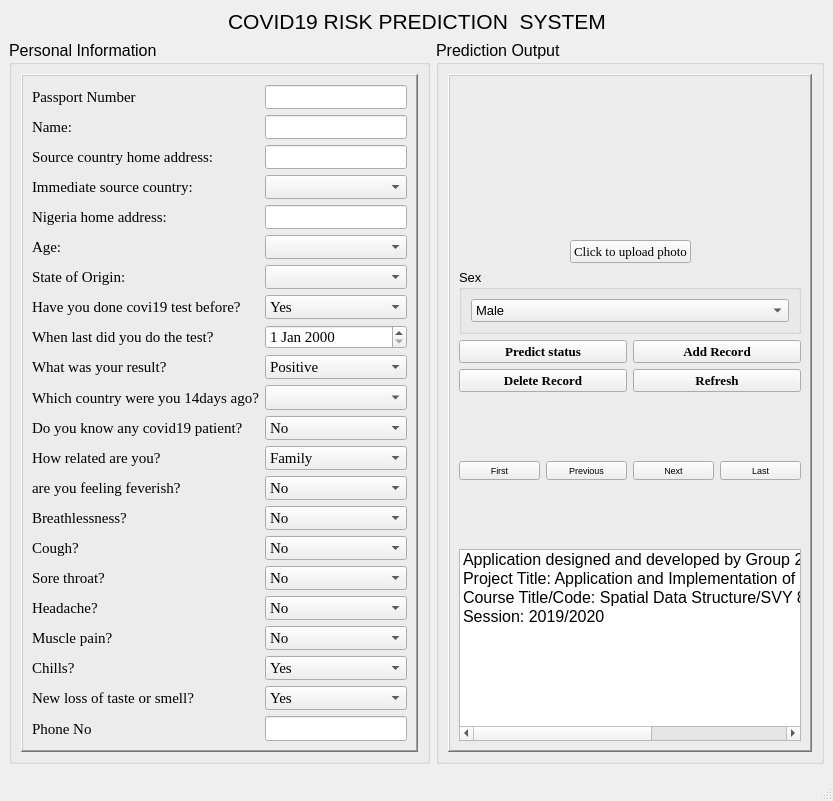
<?xml version="1.0" encoding="UTF-8"?>
<ui version="4.0">
 <class>MainWindow</class>
 <widget class="QMainWindow" name="MainWindow">
  <property name="geometry">
   <rect>
    <x>0</x>
    <y>0</y>
    <width>833</width>
    <height>801</height>
   </rect>
  </property>
  <property name="minimumSize">
   <size>
    <width>833</width>
    <height>801</height>
   </size>
  </property>
  <property name="font">
   <font>
    <pointsize>14</pointsize>
   </font>
  </property>
  <property name="windowTitle">
   <string>COVID19 RISK PREDICTION SYSTEM</string>
  </property>
  <widget class="QWidget" name="centralwidget">
   <layout class="QHBoxLayout" name="horizontalLayout_11">
    <item>
     <layout class="QVBoxLayout" name="verticalLayout_5">
      <item>
       <layout class="QHBoxLayout" name="horizontalLayout_10">
        <item>
         <spacer name="horizontalSpacer_4">
          <property name="orientation">
           <enum>Qt::Horizontal</enum>
          </property>
          <property name="sizeHint" stdset="0">
           <size>
            <width>40</width>
            <height>20</height>
           </size>
          </property>
         </spacer>
        </item>
        <item>
         <widget class="QLabel" name="label">
          <property name="font">
           <font>
            <pointsize>16</pointsize>
           </font>
          </property>
          <property name="text">
           <string>COVID19 RISK PREDICTION  SYSTEM</string>
          </property>
          <property name="alignment">
           <set>Qt::AlignCenter</set>
          </property>
         </widget>
        </item>
        <item>
         <spacer name="horizontalSpacer">
          <property name="orientation">
           <enum>Qt::Horizontal</enum>
          </property>
          <property name="sizeHint" stdset="0">
           <size>
            <width>40</width>
            <height>20</height>
           </size>
          </property>
         </spacer>
        </item>
       </layout>
      </item>
      <item>
       <layout class="QHBoxLayout" name="horizontalLayout_9">
        <item>
         <widget class="QGroupBox" name="groupBox">
          <property name="font">
           <font>
            <pointsize>12</pointsize>
           </font>
          </property>
          <property name="title">
           <string>Personal Information</string>
          </property>
          <layout class="QHBoxLayout" name="horizontalLayout_8">
           <item>
            <widget class="QFrame" name="frame">
             <property name="frameShape">
              <enum>QFrame::WinPanel</enum>
             </property>
             <property name="frameShadow">
              <enum>QFrame::Raised</enum>
             </property>
             <layout class="QHBoxLayout" name="horizontalLayout_7">
              <item>
               <layout class="QFormLayout" name="formLayout">
                <item row="0" column="0">
                 <widget class="QLabel" name="label_12">
                  <property name="font">
                   <font>
                    <family>Times New Roman</family>
                    <pointsize>11</pointsize>
                   </font>
                  </property>
                  <property name="text">
                   <string>Passport Number</string>
                  </property>
                 </widget>
                </item>
                <item row="0" column="1">
                 <widget class="QLineEdit" name="passportEdit">
                  <property name="font">
                   <font>
                    <family>Times New Roman</family>
                    <pointsize>11</pointsize>
                   </font>
                  </property>
                 </widget>
                </item>
                <item row="2" column="0">
                 <widget class="QLabel" name="label_2">
                  <property name="font">
                   <font>
                    <family>Times New Roman</family>
                    <pointsize>11</pointsize>
                   </font>
                  </property>
                  <property name="text">
                   <string>Name:</string>
                  </property>
                 </widget>
                </item>
                <item row="2" column="1">
                 <widget class="QLineEdit" name="nameEdit">
                  <property name="font">
                   <font>
                    <family>Times New Roman</family>
                    <pointsize>11</pointsize>
                   </font>
                  </property>
                 </widget>
                </item>
                <item row="3" column="0">
                 <widget class="QLabel" name="label_4">
                  <property name="font">
                   <font>
                    <family>Times New Roman</family>
                    <pointsize>11</pointsize>
                   </font>
                  </property>
                  <property name="text">
                   <string>Source country home address:</string>
                  </property>
                 </widget>
                </item>
                <item row="3" column="1">
                 <widget class="QLineEdit" name="sourceCountryHomeAddressEdit">
                  <property name="font">
                   <font>
                    <family>Times New Roman</family>
                    <pointsize>11</pointsize>
                   </font>
                  </property>
                 </widget>
                </item>
                <item row="4" column="0">
                 <widget class="QLabel" name="label_5">
                  <property name="font">
                   <font>
                    <family>Times New Roman</family>
                    <pointsize>11</pointsize>
                   </font>
                  </property>
                  <property name="text">
                   <string>Immediate source country:</string>
                  </property>
                 </widget>
                </item>
                <item row="4" column="1">
                 <widget class="QComboBox" name="immediateSourceCountryComboBox">
                  <property name="font">
                   <font>
                    <family>Times New Roman</family>
                    <pointsize>11</pointsize>
                   </font>
                  </property>
                 </widget>
                </item>
                <item row="5" column="0">
                 <widget class="QLabel" name="label_6">
                  <property name="font">
                   <font>
                    <family>Times New Roman</family>
                    <pointsize>11</pointsize>
                   </font>
                  </property>
                  <property name="text">
                   <string>Nigeria home address:</string>
                  </property>
                 </widget>
                </item>
                <item row="5" column="1">
                 <widget class="QLineEdit" name="nigeriaHomeAddressEdit">
                  <property name="font">
                   <font>
                    <family>Times New Roman</family>
                    <pointsize>11</pointsize>
                   </font>
                  </property>
                  <property name="text">
                   <string/>
                  </property>
                 </widget>
                </item>
                <item row="6" column="0">
                 <widget class="QLabel" name="label_3">
                  <property name="font">
                   <font>
                    <family>Times New Roman</family>
                    <pointsize>11</pointsize>
                   </font>
                  </property>
                  <property name="text">
                   <string>Age:</string>
                  </property>
                 </widget>
                </item>
                <item row="6" column="1">
                 <widget class="QComboBox" name="ageComboBox">
                  <property name="font">
                   <font>
                    <family>Times New Roman</family>
                    <pointsize>11</pointsize>
                   </font>
                  </property>
                 </widget>
                </item>
                <item row="7" column="0">
                 <widget class="QLabel" name="label_20">
                  <property name="font">
                   <font>
                    <family>Times New Roman</family>
                    <pointsize>11</pointsize>
                   </font>
                  </property>
                  <property name="text">
                   <string>State of Origin:</string>
                  </property>
                 </widget>
                </item>
                <item row="7" column="1">
                 <widget class="QComboBox" name="stateOriginComboBox">
                  <property name="font">
                   <font>
                    <family>Times New Roman</family>
                    <pointsize>11</pointsize>
                   </font>
                  </property>
                 </widget>
                </item>
                <item row="8" column="0">
                 <widget class="QLabel" name="label_7">
                  <property name="font">
                   <font>
                    <family>Times New Roman</family>
                    <pointsize>11</pointsize>
                   </font>
                  </property>
                  <property name="text">
                   <string>Have you done covi19 test before?</string>
                  </property>
                 </widget>
                </item>
                <item row="8" column="1">
                 <widget class="QComboBox" name="haveDoneCovidTestComboBox">
                  <property name="font">
                   <font>
                    <family>Times New Roman</family>
                    <pointsize>11</pointsize>
                   </font>
                  </property>
                  <item>
                   <property name="text">
                    <string>Yes</string>
                   </property>
                  </item>
                  <item>
                   <property name="text">
                    <string>No</string>
                   </property>
                  </item>
                 </widget>
                </item>
                <item row="9" column="0">
                 <widget class="QLabel" name="label_8">
                  <property name="font">
                   <font>
                    <family>Times New Roman</family>
                    <pointsize>11</pointsize>
                   </font>
                  </property>
                  <property name="text">
                   <string>When last did you do the test?</string>
                  </property>
                 </widget>
                </item>
                <item row="9" column="1">
                 <widget class="QDateEdit" name="lastTestDateEdit">
                  <property name="font">
                   <font>
                    <family>Times New Roman</family>
                    <pointsize>11</pointsize>
                   </font>
                  </property>
                 </widget>
                </item>
                <item row="10" column="0">
                 <widget class="QLabel" name="label_9">
                  <property name="font">
                   <font>
                    <family>Times New Roman</family>
                    <pointsize>11</pointsize>
                   </font>
                  </property>
                  <property name="text">
                   <string>What was your result?</string>
                  </property>
                 </widget>
                </item>
                <item row="10" column="1">
                 <widget class="QComboBox" name="lastTestResultComboBox">
                  <property name="font">
                   <font>
                    <family>Times New Roman</family>
                    <pointsize>11</pointsize>
                   </font>
                  </property>
                  <item>
                   <property name="text">
                    <string>Positive</string>
                   </property>
                  </item>
                  <item>
                   <property name="text">
                    <string>Negative</string>
                   </property>
                  </item>
                 </widget>
                </item>
                <item row="11" column="0">
                 <widget class="QLabel" name="label_10">
                  <property name="font">
                   <font>
                    <family>Times New Roman</family>
                    <pointsize>11</pointsize>
                   </font>
                  </property>
                  <property name="text">
                   <string>Which country were you 14days ago?</string>
                  </property>
                 </widget>
                </item>
                <item row="11" column="1">
                 <widget class="QComboBox" name="whereTwoWeeksAgoComboBox">
                  <property name="font">
                   <font>
                    <family>Times New Roman</family>
                    <pointsize>11</pointsize>
                   </font>
                  </property>
                 </widget>
                </item>
                <item row="12" column="0">
                 <widget class="QLabel" name="label_21">
                  <property name="font">
                   <font>
                    <family>Times New Roman</family>
                    <pointsize>11</pointsize>
                   </font>
                  </property>
                  <property name="text">
                   <string>Do you know any covid19 patient?</string>
                  </property>
                 </widget>
                </item>
                <item row="12" column="1">
                 <widget class="QComboBox" name="knowCovidPatientComboBox">
                  <property name="font">
                   <font>
                    <family>Times New Roman</family>
                    <pointsize>11</pointsize>
                   </font>
                  </property>
                  <property name="currentIndex">
                   <number>1</number>
                  </property>
                  <item>
                   <property name="text">
                    <string>Yes</string>
                   </property>
                  </item>
                  <item>
                   <property name="text">
                    <string>No</string>
                   </property>
                  </item>
                 </widget>
                </item>
                <item row="13" column="0">
                 <widget class="QLabel" name="label_11">
                  <property name="font">
                   <font>
                    <family>Times New Roman</family>
                    <pointsize>11</pointsize>
                   </font>
                  </property>
                  <property name="text">
                   <string>How related are you?</string>
                  </property>
                 </widget>
                </item>
                <item row="13" column="1">
                 <widget class="QComboBox" name="relatedWithCovPatientComboBox">
                  <property name="font">
                   <font>
                    <family>Times New Roman</family>
                    <pointsize>11</pointsize>
                   </font>
                  </property>
                  <item>
                   <property name="text">
                    <string>Family</string>
                   </property>
                  </item>
                  <item>
                   <property name="text">
                    <string>Intimate friend</string>
                   </property>
                  </item>
                  <item>
                   <property name="text">
                    <string>Ordnary friend</string>
                   </property>
                  </item>
                  <item>
                   <property name="text">
                    <string>No relationship</string>
                   </property>
                  </item>
                  <item>
                   <property name="text">
                    <string>Business partner</string>
                   </property>
                  </item>
                 </widget>
                </item>
                <item row="14" column="0">
                 <widget class="QLabel" name="feverishLabel">
                  <property name="font">
                   <font>
                    <family>Times New Roman</family>
                    <pointsize>11</pointsize>
                   </font>
                  </property>
                  <property name="text">
                   <string>are you feeling feverish?</string>
                  </property>
                 </widget>
                </item>
                <item row="14" column="1">
                 <widget class="QComboBox" name="feverishComboBox">
                  <property name="font">
                   <font>
                    <family>Times New Roman</family>
                    <pointsize>11</pointsize>
                   </font>
                  </property>
                  <property name="currentIndex">
                   <number>1</number>
                  </property>
                  <item>
                   <property name="text">
                    <string>Yes</string>
                   </property>
                  </item>
                  <item>
                   <property name="text">
                    <string>No</string>
                   </property>
                  </item>
                 </widget>
                </item>
                <item row="15" column="0">
                 <widget class="QLabel" name="breathlessnessLabel">
                  <property name="font">
                   <font>
                    <family>Times New Roman</family>
                    <pointsize>11</pointsize>
                   </font>
                  </property>
                  <property name="text">
                   <string>Breathlessness?</string>
                  </property>
                 </widget>
                </item>
                <item row="15" column="1">
                 <widget class="QComboBox" name="breathlessnessComboBox">
                  <property name="font">
                   <font>
                    <family>Times New Roman</family>
                    <pointsize>11</pointsize>
                   </font>
                  </property>
                  <property name="currentIndex">
                   <number>1</number>
                  </property>
                  <item>
                   <property name="text">
                    <string>Yes</string>
                   </property>
                  </item>
                  <item>
                   <property name="text">
                    <string>No</string>
                   </property>
                  </item>
                 </widget>
                </item>
                <item row="16" column="0">
                 <widget class="QLabel" name="label_14">
                  <property name="font">
                   <font>
                    <family>Times New Roman</family>
                    <pointsize>11</pointsize>
                   </font>
                  </property>
                  <property name="text">
                   <string>Cough?</string>
                  </property>
                 </widget>
                </item>
                <item row="16" column="1">
                 <widget class="QComboBox" name="coughComboBox">
                  <property name="font">
                   <font>
                    <family>Times New Roman</family>
                    <pointsize>11</pointsize>
                   </font>
                  </property>
                  <property name="currentIndex">
                   <number>1</number>
                  </property>
                  <item>
                   <property name="text">
                    <string>Yes</string>
                   </property>
                  </item>
                  <item>
                   <property name="text">
                    <string>No</string>
                   </property>
                  </item>
                 </widget>
                </item>
                <item row="17" column="0">
                 <widget class="QLabel" name="label_15">
                  <property name="font">
                   <font>
                    <family>Times New Roman</family>
                    <pointsize>11</pointsize>
                   </font>
                  </property>
                  <property name="text">
                   <string>Sore throat?</string>
                  </property>
                 </widget>
                </item>
                <item row="17" column="1">
                 <widget class="QComboBox" name="soreThroatComboBox">
                  <property name="font">
                   <font>
                    <family>Times New Roman</family>
                    <pointsize>11</pointsize>
                   </font>
                  </property>
                  <property name="currentIndex">
                   <number>1</number>
                  </property>
                  <item>
                   <property name="text">
                    <string>Yes</string>
                   </property>
                  </item>
                  <item>
                   <property name="text">
                    <string>No</string>
                   </property>
                  </item>
                 </widget>
                </item>
                <item row="18" column="0">
                 <widget class="QLabel" name="label_16">
                  <property name="font">
                   <font>
                    <family>Times New Roman</family>
                    <pointsize>11</pointsize>
                   </font>
                  </property>
                  <property name="text">
                   <string>Headache?</string>
                  </property>
                 </widget>
                </item>
                <item row="18" column="1">
                 <widget class="QComboBox" name="headacheComboBox">
                  <property name="font">
                   <font>
                    <family>Times New Roman</family>
                    <pointsize>11</pointsize>
                   </font>
                  </property>
                  <property name="currentIndex">
                   <number>1</number>
                  </property>
                  <item>
                   <property name="text">
                    <string>Yes</string>
                   </property>
                  </item>
                  <item>
                   <property name="text">
                    <string>No</string>
                   </property>
                  </item>
                 </widget>
                </item>
                <item row="19" column="0">
                 <widget class="QLabel" name="label_17">
                  <property name="font">
                   <font>
                    <family>Times New Roman</family>
                    <pointsize>11</pointsize>
                   </font>
                  </property>
                  <property name="text">
                   <string>Muscle pain?</string>
                  </property>
                 </widget>
                </item>
                <item row="19" column="1">
                 <widget class="QComboBox" name="muslePainComboBox">
                  <property name="font">
                   <font>
                    <family>Times New Roman</family>
                    <pointsize>11</pointsize>
                   </font>
                  </property>
                  <property name="currentIndex">
                   <number>1</number>
                  </property>
                  <item>
                   <property name="text">
                    <string>Yes</string>
                   </property>
                  </item>
                  <item>
                   <property name="text">
                    <string>No</string>
                   </property>
                  </item>
                 </widget>
                </item>
                <item row="20" column="0">
                 <widget class="QLabel" name="label_18">
                  <property name="font">
                   <font>
                    <family>Times New Roman</family>
                    <pointsize>11</pointsize>
                   </font>
                  </property>
                  <property name="text">
                   <string>Chills?</string>
                  </property>
                 </widget>
                </item>
                <item row="20" column="1">
                 <widget class="QComboBox" name="chillsComboBox">
                  <property name="font">
                   <font>
                    <family>Times New Roman</family>
                    <pointsize>11</pointsize>
                   </font>
                  </property>
                  <item>
                   <property name="text">
                    <string>Yes</string>
                   </property>
                  </item>
                  <item>
                   <property name="text">
                    <string>No</string>
                   </property>
                  </item>
                 </widget>
                </item>
                <item row="21" column="0">
                 <widget class="QLabel" name="label_19">
                  <property name="font">
                   <font>
                    <family>Times New Roman</family>
                    <pointsize>11</pointsize>
                   </font>
                  </property>
                  <property name="text">
                   <string>New loss of taste or smell?</string>
                  </property>
                 </widget>
                </item>
                <item row="21" column="1">
                 <widget class="QComboBox" name="lostTasteComboBox">
                  <property name="font">
                   <font>
                    <family>Times New Roman</family>
                    <pointsize>11</pointsize>
                   </font>
                  </property>
                  <item>
                   <property name="text">
                    <string>Yes</string>
                   </property>
                  </item>
                  <item>
                   <property name="text">
                    <string>No</string>
                   </property>
                  </item>
                 </widget>
                </item>
                <item row="22" column="0">
                 <widget class="QLabel" name="label_22">
                  <property name="font">
                   <font>
                    <family>Times New Roman</family>
                    <pointsize>11</pointsize>
                   </font>
                  </property>
                  <property name="text">
                   <string>Phone No</string>
                  </property>
                 </widget>
                </item>
                <item row="22" column="1">
                 <widget class="QLineEdit" name="nigeriaPhoneNoEdit">
                  <property name="font">
                   <font>
                    <family>Times New Roman</family>
                    <pointsize>11</pointsize>
                   </font>
                  </property>
                  <property name="text">
                   <string/>
                  </property>
                 </widget>
                </item>
               </layout>
              </item>
             </layout>
            </widget>
           </item>
          </layout>
         </widget>
        </item>
        <item>
         <widget class="QGroupBox" name="groupBox_2">
          <property name="font">
           <font>
            <pointsize>12</pointsize>
           </font>
          </property>
          <property name="title">
           <string>Prediction Output</string>
          </property>
          <layout class="QVBoxLayout" name="verticalLayout_4">
           <item>
            <widget class="QFrame" name="frame_2">
             <property name="frameShape">
              <enum>QFrame::WinPanel</enum>
             </property>
             <property name="frameShadow">
              <enum>QFrame::Raised</enum>
             </property>
             <layout class="QVBoxLayout" name="verticalLayout_3">
              <item>
               <layout class="QHBoxLayout" name="horizontalLayout_2">
                <property name="sizeConstraint">
                 <enum>QLayout::SetMinimumSize</enum>
                </property>
                <item>
                 <widget class="QLabel" name="photoLabel">
                  <property name="enabled">
                   <bool>true</bool>
                  </property>
                  <property name="minimumSize">
                   <size>
                    <width>179</width>
                    <height>149</height>
                   </size>
                  </property>
                  <property name="text">
                   <string/>
                  </property>
                  <property name="scaledContents">
                   <bool>true</bool>
                  </property>
                  <property name="alignment">
                   <set>Qt::AlignCenter</set>
                  </property>
                 </widget>
                </item>
               </layout>
              </item>
              <item>
               <layout class="QVBoxLayout" name="verticalLayout_2">
                <item>
                 <layout class="QVBoxLayout" name="verticalLayout">
                  <item>
                   <layout class="QHBoxLayout" name="horizontalLayout_3">
                    <item>
                     <spacer name="horizontalSpacer_3">
                      <property name="orientation">
                       <enum>Qt::Horizontal</enum>
                      </property>
                      <property name="sizeHint" stdset="0">
                       <size>
                        <width>18</width>
                        <height>20</height>
                       </size>
                      </property>
                     </spacer>
                    </item>
                    <item>
                     <widget class="QPushButton" name="uploadPhotoButton">
                      <property name="font">
                       <font>
                        <family>Times New Roman</family>
                        <pointsize>10</pointsize>
                       </font>
                      </property>
                      <property name="text">
                       <string>Click to upload photo</string>
                      </property>
                     </widget>
                    </item>
                    <item>
                     <spacer name="horizontalSpacer_2">
                      <property name="orientation">
                       <enum>Qt::Horizontal</enum>
                      </property>
                      <property name="sizeHint" stdset="0">
                       <size>
                        <width>40</width>
                        <height>20</height>
                       </size>
                      </property>
                     </spacer>
                    </item>
                   </layout>
                  </item>
                  <item>
                   <widget class="QGroupBox" name="sexGroupBox">
                    <property name="font">
                     <font>
                      <pointsize>10</pointsize>
                     </font>
                    </property>
                    <property name="title">
                     <string>Sex</string>
                    </property>
                    <layout class="QHBoxLayout" name="horizontalLayout_5">
                     <item>
                      <layout class="QHBoxLayout" name="horizontalLayout_4">
                       <item>
                        <widget class="QComboBox" name="sexComboBox">
                         <item>
                          <property name="text">
                           <string>Male</string>
                          </property>
                         </item>
                         <item>
                          <property name="text">
                           <string>Female</string>
                          </property>
                         </item>
                        </widget>
                       </item>
                      </layout>
                     </item>
                    </layout>
                   </widget>
                  </item>
                 </layout>
                </item>
                <item>
                 <layout class="QGridLayout" name="gridLayout">
                  <item row="0" column="1">
                   <widget class="QPushButton" name="addButton">
                    <property name="font">
                     <font>
                      <family>Times New Roman</family>
                      <pointsize>10</pointsize>
                      <weight>75</weight>
                      <bold>true</bold>
                     </font>
                    </property>
                    <property name="text">
                     <string>Add Record</string>
                    </property>
                    <property name="flat">
                     <bool>false</bool>
                    </property>
                   </widget>
                  </item>
                  <item row="1" column="0">
                   <widget class="QPushButton" name="deleteButton">
                    <property name="font">
                     <font>
                      <family>Times New Roman</family>
                      <pointsize>10</pointsize>
                      <weight>75</weight>
                      <bold>true</bold>
                     </font>
                    </property>
                    <property name="text">
                     <string>Delete Record</string>
                    </property>
                    <property name="flat">
                     <bool>false</bool>
                    </property>
                   </widget>
                  </item>
                  <item row="0" column="0">
                   <widget class="QPushButton" name="predictButton">
                    <property name="font">
                     <font>
                      <family>Times New Roman</family>
                      <pointsize>10</pointsize>
                      <weight>75</weight>
                      <bold>true</bold>
                     </font>
                    </property>
                    <property name="text">
                     <string>Predict status</string>
                    </property>
                    <property name="default">
                     <bool>false</bool>
                    </property>
                    <property name="flat">
                     <bool>false</bool>
                    </property>
                   </widget>
                  </item>
                  <item row="1" column="1">
                   <widget class="QPushButton" name="refreshButton">
                    <property name="font">
                     <font>
                      <family>Times New Roman</family>
                      <pointsize>10</pointsize>
                      <weight>75</weight>
                      <bold>true</bold>
                     </font>
                    </property>
                    <property name="text">
                     <string>Refresh</string>
                    </property>
                    <property name="flat">
                     <bool>false</bool>
                    </property>
                   </widget>
                  </item>
                 </layout>
                </item>
                <item>
                 <spacer name="verticalSpacer_2">
                  <property name="orientation">
                   <enum>Qt::Vertical</enum>
                  </property>
                  <property name="sizeHint" stdset="0">
                   <size>
                    <width>20</width>
                    <height>18</height>
                   </size>
                  </property>
                 </spacer>
                </item>
                <item>
                 <layout class="QHBoxLayout" name="horizontalLayout_6">
                  <item>
                   <widget class="QPushButton" name="firstButton">
                    <property name="font">
                     <font>
                      <pointsize>7</pointsize>
                     </font>
                    </property>
                    <property name="text">
                     <string>First</string>
                    </property>
                   </widget>
                  </item>
                  <item>
                   <widget class="QPushButton" name="prevButton">
                    <property name="font">
                     <font>
                      <pointsize>7</pointsize>
                     </font>
                    </property>
                    <property name="text">
                     <string>Previous</string>
                    </property>
                   </widget>
                  </item>
                  <item>
                   <widget class="QPushButton" name="nextButton">
                    <property name="font">
                     <font>
                      <pointsize>7</pointsize>
                     </font>
                    </property>
                    <property name="text">
                     <string>Next</string>
                    </property>
                   </widget>
                  </item>
                  <item>
                   <widget class="QPushButton" name="lastButton">
                    <property name="font">
                     <font>
                      <pointsize>7</pointsize>
                     </font>
                    </property>
                    <property name="text">
                     <string>Last</string>
                    </property>
                   </widget>
                  </item>
                 </layout>
                </item>
                <item>
                 <spacer name="verticalSpacer">
                  <property name="orientation">
                   <enum>Qt::Vertical</enum>
                  </property>
                  <property name="sizeHint" stdset="0">
                   <size>
                    <width>20</width>
                    <height>40</height>
                   </size>
                  </property>
                 </spacer>
                </item>
                <item>
                 <widget class="QListWidget" name="predictionListWidget">
                  <item>
                   <property name="text">
                    <string>Application designed and developed by Group 2</string>
                   </property>
                   <property name="background">
                    <brush brushstyle="NoBrush">
                     <color alpha="255">
                      <red>255</red>
                      <green>0</green>
                      <blue>0</blue>
                     </color>
                    </brush>
                   </property>
                  </item>
                  <item>
                   <property name="text">
                    <string>Project Title: Application and Implementation of data structure to Covid19 Pandemic</string>
                   </property>
                  </item>
                  <item>
                   <property name="text">
                    <string>Course Title/Code: Spatial Data Structure/SVY 818</string>
                   </property>
                  </item>
                  <item>
                   <property name="text">
                    <string>Session: 2019/2020</string>
                   </property>
                  </item>
                 </widget>
                </item>
               </layout>
              </item>
             </layout>
            </widget>
           </item>
          </layout>
         </widget>
        </item>
       </layout>
      </item>
     </layout>
    </item>
   </layout>
   <zorder>groupBox</zorder>
   <zorder>label</zorder>
   <zorder>groupBox_2</zorder>
   <zorder>horizontalSpacer</zorder>
   <zorder>horizontalSpacer_4</zorder>
  </widget>
  <widget class="QMenuBar" name="menubar">
   <property name="geometry">
    <rect>
     <x>0</x>
     <y>0</y>
     <width>833</width>
     <height>21</height>
    </rect>
   </property>
  </widget>
  <widget class="QStatusBar" name="statusbar"/>
 </widget>
 <resources/>
 <connections/>
</ui>
